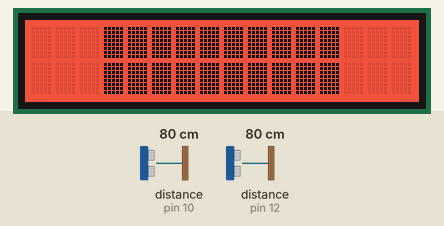
The sketch below on a simulated Arduino Uno, built with avr-gcc and run on an emulated ATmega328P. On the bench: 16×2 character LCD. Wiring (inferred from the names in the program): 2 × ultrasonic range finder: trigger pin 9, echo pin 10 / trigger pin 11, echo pin 12. The test bench sets the inputs (shaded band); at power-on: distance to the obstacle (sensors on pin 10, pin 12) 80 cm. The echo pulse lasts 58.3 µs per cm.

Above: at 2.2 s.
2.3 s: distance to the obstacle (sensor on pin 10) set to 2 cm
At 5.4 s:
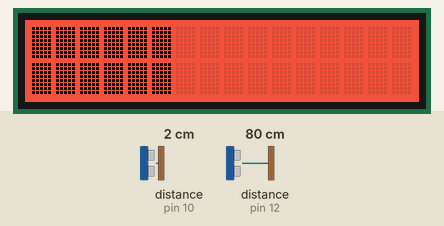
5.7 s: distance to the obstacle (sensor on pin 12) set to 5 cm
9.1 s: distance to the obstacle (sensor on pin 12) set to 2 cm
At 9.55 s:
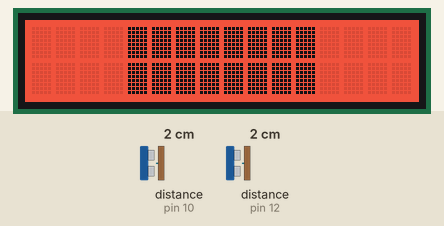
12.5 s: distance to the obstacle (sensor on pin 10) set to 5 cm
At 14.39 s:
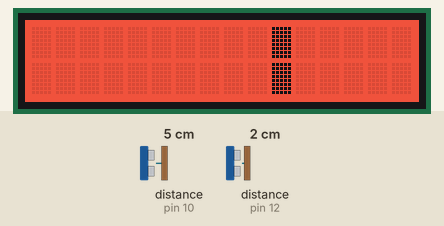
15.9 s: distance to the obstacle (sensor on pin 12) set to 4 cm
At 17.19 s:
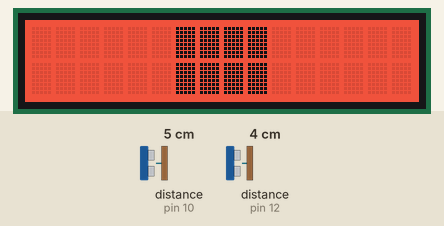
19.3 s: distance to the obstacle (sensor on pin 12) set to 18 cm
At 20.14 s:
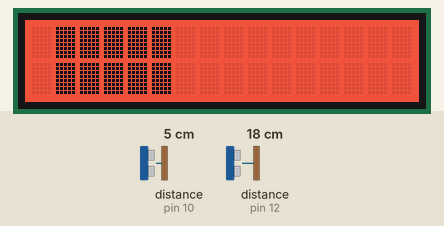
Timing chart, 0 to 22.3 s (numbered marks = the images above; inputs shaded):
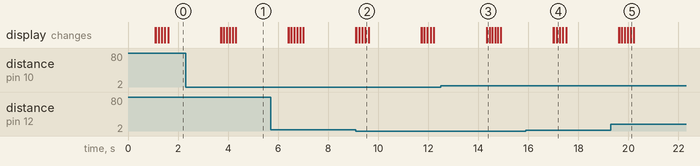

The sketch:

Version1.ino
```cpp
#include <Wire.h>
#include "rgb_lcd.h"
#include <math.h>

rgb_lcd lcd;
const int trigPin1 = 9;
const int echoPin1 = 10;
const int trigPin2 = 11;
const int echoPin2 = 12;


namespace UltrasonicSensor
{
  bool checkcondition(int value)
  {
    if (value>120) return false;
    if (value<0) return false;
    return true;
  }

  int getDistance(int trigPin, int echoPin)
  {
    digitalWrite(trigPin, LOW);
    delayMicroseconds(2);
    digitalWrite(trigPin,HIGH);
    delayMicroseconds (10);
    digitalWrite (trigPin,LOW);
    delayMicroseconds (2);
    int duration = pulseIn (echoPin,HIGH);
    int distance=duration*0.034/2;

    return distance;
  }

  int VectorCombination(int vectorA, int vectorB)
  {
   int resultVector=(int)sqrt(vectorA*vectorA+vectorB*vectorB);
   return resultVector;
  }

  int DegreefromVectorA(int vectorA, int vectorB) //online version
  {
    // 1: fall to A(left), 2: fall to B(right), 0: middle,
   double ratio= (double)vectorB/(double)vectorA;
   if (ratio>2)return 1;
   if (ratio<0.5) return 2;
   return 0;
  }
}

namespace DrawLCD
{

  void RightSide(int sta,int en)
  {
   lcd.setCursor(sta,0);
   for (int i=sta;i<=en;i++)
   lcd.print((char)255);
   lcd.setCursor(sta,1);
   for (int i=sta;i<=en;i++)
   lcd.print((char)255);
  }

  void LeftSide(int sta,int en)
  {
   for (int i=sta;i>=en;i--)
   {
     lcd.setCursor(i,0);
     lcd.print((char)255);
   }
   for (int i=sta;i>=en;i--)
   {
     lcd.setCursor(i,1);
     lcd.print((char)255);
   }
  }

  void Middle()
  {
   for (int le=0;le<=4;le++)
   {
     lcd.clear();
     LeftSide(7,7-le);
     RightSide(8,8+le);
     delay(100);
   }
  }
}

void setup()
{
  // Setup lcd blacklight
  lcd.begin(16,2);
  lcd.setRGB(130,130,130);
  lcd.clear();
  lcd.println("COLLISION DETECT");

  delay(1000);

  // Setup input output for ultrasonic sensors
  pinMode (trigPin1,OUTPUT);
  pinMode (echoPin1,INPUT);
  pinMode (trigPin2, OUTPUT);
  pinMode (echoPin2, INPUT);
  //Serial.begin(9600);
}

float lowpass=0.0;
float alpha=0.9;
int red,blue,green;

void loop()
{
  //first sonar

    lcd.clear();
    int distance1=UltrasonicSensor::getDistance(trigPin1,echoPin1);
    delayMicroseconds (500);
    int distance2=UltrasonicSensor::getDistance(trigPin2,echoPin2);

  /*  lowpass=alpha*distance1 +(1.0-alpha)*lowpass;
    distance1=(int)lowpass;

    lowpass=alpha*distance2 +(1.0-alpha)*lowpass;
    distance2=(int)lowpass;
    */

  if ( (distance1<0) || (distance2<0) )
  {
    delay(500);
    return;
  }
  if ((distance1>120) && (distance2>120)) // Safe distance
  {
    lcd.setRGB(0,250,0);
    delay(500);
    return;
  }

  lcd.setRGB(240,30,0);

  //Serial.print("Distance: ");
  //Serial.print(distance1);

  //Serial.print("    Distance 2: ");
  //Serial.print(distance2);

  int com_distance=UltrasonicSensor::VectorCombination(distance1,distance2);

  int degreefromvectA=UltrasonicSensor::DegreefromVectorA(distance1,distance2);
 // Serial.print("    Combination distance: ");
 // Serial.print(com_distance);

 // Serial.print("    Angle: ");
  int tmp=degreefromvectA;
  if (tmp==1)
  {
 //   Serial.println("Left");
    for (int k=5;k>=0;k--)
    {
      lcd.clear();
      DrawLCD::LeftSide(5,k);
      delay(100);
    }
  }
  else if (tmp==2)
  {
 //   Serial.println("Right");
    for (int k=10;k<=15;k++)
    {
      lcd.clear();
      DrawLCD::RightSide(10,k);
      delay(100);
    }
  }
  else
  {
 //   Serial.println("Middle");
    DrawLCD::Middle();
  }
  delay(2000);
}
```

Measured:
- the behaviour switches between 4 and 3 cm on distance to the obstacle (sensor on pin 12) (found by bisection; images 1 and 2)
- the behaviour switches between 3 and 4 cm on distance to the obstacle (sensor on pin 10) (found by bisection; images 2 and 3)
- after the input at 2.3 s, the display: first differs from a run without the input after 1.4 s (image 1 shows a later state)
- after the input at 12.5 s, the display: first differs from a run without the input after 1.8 s (image 3)
- after the input at 19.3 s, the display: first differs from a run without the input after 0.32 s (image 5 shows a later state)
